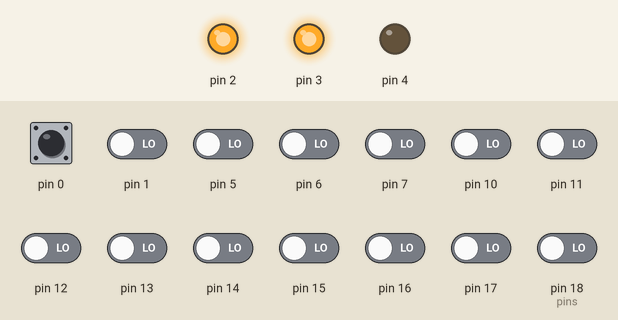
This sketch was run on a simulated Arduino Uno, built with avr-gcc and run on an emulated ATmega328P. Parts: output pins drawn as LEDs (lit = HIGH). Inputs (shaded band) come from the test bench; at power-on: pin 0 HIGH, pin 1, pin 5–7, pin 10–17, pin 18 (pins) LOW.

Above: at 0.2 s.
At 4.3 s:
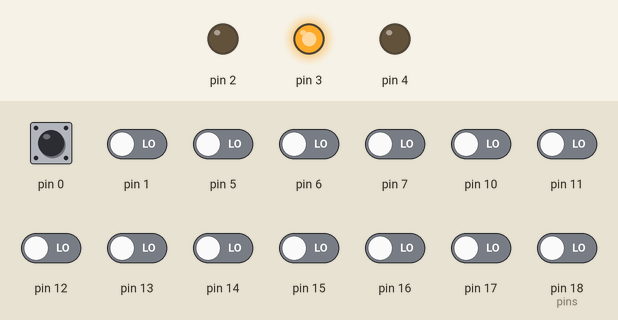
At 9.8 s:
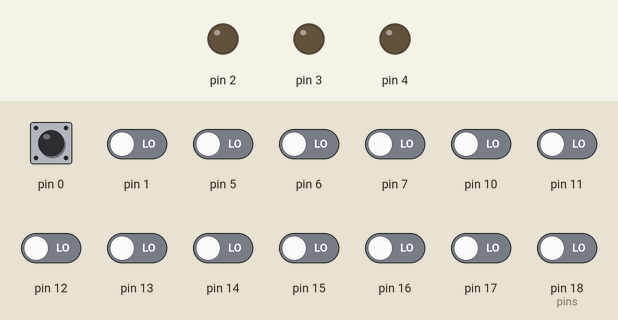
Timing chart, 0 to 16.4 s (numbered marks = the images above):
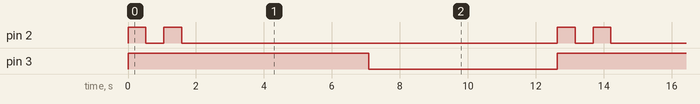

Measured:
- by itself, pin 2: repeats every 12.6 s: LOW 0.53 s, HIGH 0.53 s, LOW 11.1 s, HIGH 0.53 s
- by itself, pin 3: alternates HIGH for 7.1 s and LOW for 5.5 s
- by itself, everything shown: repeats every 12.6 s, in 5 steps

The sketch:

RelayFixedTimingRockBand.ino
```cpp
//Explanation: This Is Code To Control Arduino Digital Pins, With Set Times For Toggles
//To Make This Code Work With Your Values, Do The Following:
/*
 * 1.) Update pinTimes" First Number Is Digital Pin Number, Rest Are Times For Toggles
 * 2.) Set Length Of Cout And Value Of pins To Reflect Number o=Of Pins
 * 3.) Set totalTime To Reflect Total Time Length
 */


int pinTimes[18][31] = {

{1, 500, 1000, 1500, 2000},
{2, 0, 500, 1000, 1500},
{3, 0, 6733}, //Singer Head Left
//{4,},
{5, 1701, 2602, 3602, 4170, 5405, 6339, 7339, 7907, 9075, 10010, 11010, 11578}, //Singer Body Right
{6, 0, 666, 1233, 1434, 1701, 2602, 3602, 4170, 6733, 7907, 8641, 8842, 9075, 10010, 11010, 11578}, //Singer Mouth
{7, 0, 500, 1234, 1434, 1701, 2602, 3602, 4170, 4971, 5171, 5405, 6339, 7339, 7907, 8641, 8842, 9075, 10010, 11010, 11578}, //Guitar On Floor Arn
//{8,},
//{9,},
{10, 1701, 2602, 3602, 4170, 5405, 6339, 7339, 7907, 9075, 10010, 11010, 11578}, //Floor Guitar Body
{11, 1701, 2602, 3602, 4170, 9075, 10010, 11010, 11578}, //Guiar On Floor Mouth
{12, 0, 1553, 1966, 2399, 2832, 3265, 3698, 4131, 4564, 4997, 5430, 5863, 6296, 6729, 7162, 7595, 8028, 8461, 8894, 9327, 9760, 10193, 10626, 11059, 11492, 11925}, //Drumar Left Hand, Drum
{13, 0, 500, 4170, 7907}, //Drummer Right Hand, Cymbal
{14, 1701, 2602, 3602, 4170, 5405, 6339, 7339, 7907, 9075, 10010, 11010, 11578}, //Drummer Mouth
{15, 1701, 2602, 3602, 4170, 9075, 10010, 11010, 11578}, //Drummer Mouth
{16, 0, 500, 1234, 1434, 1701, 2602, 3602, 4170, 4971, 5171, 5405, 6339, 7339, 7907, 8641, 8842, 9075, 10010, 11010, 11578}, //Guitar On Stand Arm
{17, 1701, 2602, 3602, 4170, 5405, 6339, 7339, 7907, 9075, 10010, 11010, 11578}, //Guitar On Stand Body
{18, 1701, 2602, 3602, 4170, 9075, 10010, 11010, 11578} //Stand Guitar Mouth

};

int count[18];
int pins = 18;
int totalTime = 12000;

void setup() {
  // put your setup code here, to run once:

  pinMode(2, OUTPUT);
  pinMode(3, OUTPUT);
  pinMode(4, OUTPUT);

  for (int i = 0; i < pins; i++) {
    count[i] = 1 ;
  }

}

void loop() {
  // put your main code here, to run repeatedly:

  for (int i = 0; i < totalTime; i++) {
    for (int n = 0; n < pins; n++) {
      if (pinTimes[n][count[n]] == i) {

        //Toggle
        if (digitalRead(pinTimes[n][0]) == LOW) {
        digitalWrite(pinTimes[n][0], HIGH);
        }
        else {
          digitalWrite(pinTimes[n][0], LOW);
        }

        count[n]++;

      }
    }

    delay(1);
  }

  for (int i = 0; i < pins; i++) {
    count[i] = 1 ;
  }

}
```
